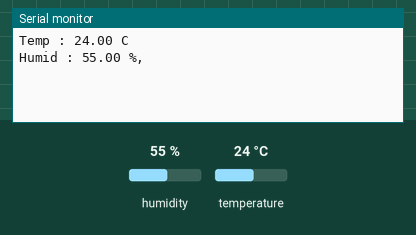
This sketch was run on a simulated ESP8266 (NodeMCU). Shown: the last lines printed to the serial monitor. The inputs (shaded band) are chosen by the test bench; at power-on: humidity 55 %, temperature 24 °C. WiFi joins after 1.5 s; servers stay silent unless stated.

Above: at 3.0 s.
3.1 s: humidity set to 22 %
At 4.1 s:
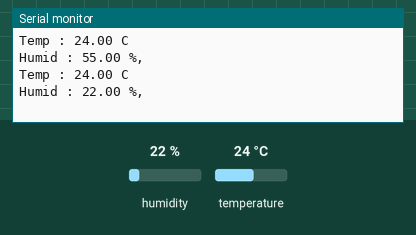
5.8 s: temperature set to 12 °C
At 7.1 s:
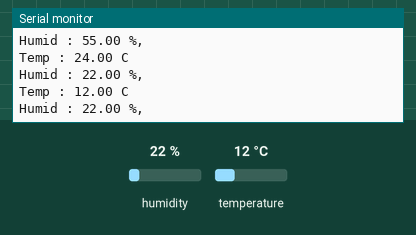
8.5 s: humidity set to 40 %
At 10.6 s:
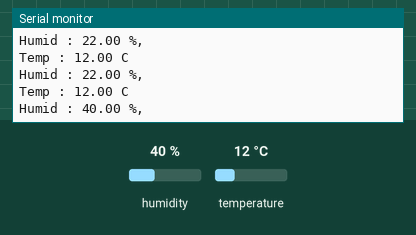
Timing chart, 0 to 12.1 s (numbered marks = the images above; inputs shaded):
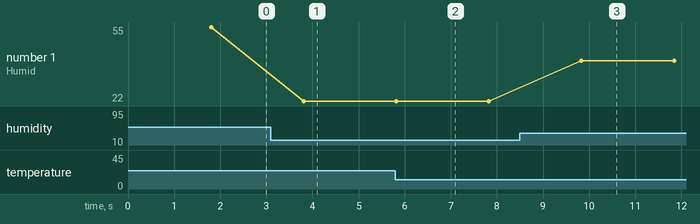

The sketch:

sketch_oct10a_blynk.ino
```cpp
#define BLYNK_TEMPLATE_ID "TMPL6pV9iPgCx"
#define BLYNK_TEMPLATE_NAME "DHT22"
#define BLYNK_AUTH_TOKEN "WfLPcYPU3fLNuCLjQl4jQyZO3fUudhQd"
#define BLYNK_PRINT Serial
#include <ESP8266WiFi.h>
#include <BlynkSimpleEsp8266.h>
#include <DHT.h>

char auth[] = "WfLPcYPU3fLNuCLjQl4jQyZO3fUudhQd";
char ssid[] = "D";
char pass[] = "12345678";

#define DHTPIN  D1
#define DHTTYPE  DHT22
DHT dht(DHTPIN, DHTTYPE);

float humid = 0;
float temp = 0;

void setup()
{
  Serial.begin(9600);
  dht.begin();
  pinMode(D1, INPUT);
  Blynk.begin(auth, ssid, pass);
}

void loop()
{
  temp = dht.readTemperature();
  humid = dht.readHumidity();
  Serial.print("Temp : ");
  Serial.print(temp);
  Serial.println(" C ");
  Serial.print("Humid : ");
  Serial.print(humid);
  Serial.println(" %, ");
  Blynk.virtualWrite(V0, temp);
  Blynk.virtualWrite(V1, humid);
  Blynk.run();
  delay(2000);
}
```

Measured:
- after the input at 3.1 s, the serial monitor: prints a new line after 0.72 s (image 1)
- after the input at 5.8 s, the serial monitor: prints a new line at once (image 2)
- after the input at 8.5 s, the serial monitor: prints a new line after 1.3 s (image 3)
- plotted number 1: 55 → 22 after the input at 3.1 s, 22 → 40 after the input at 8.5 s
